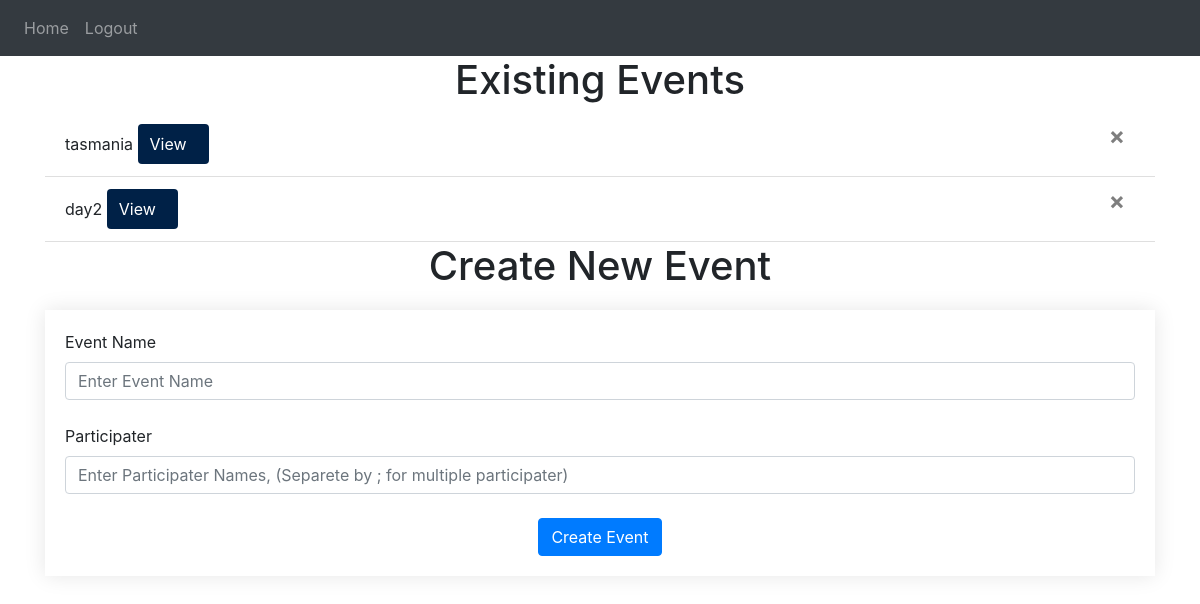
Page / (signed in) on the earlier database version.
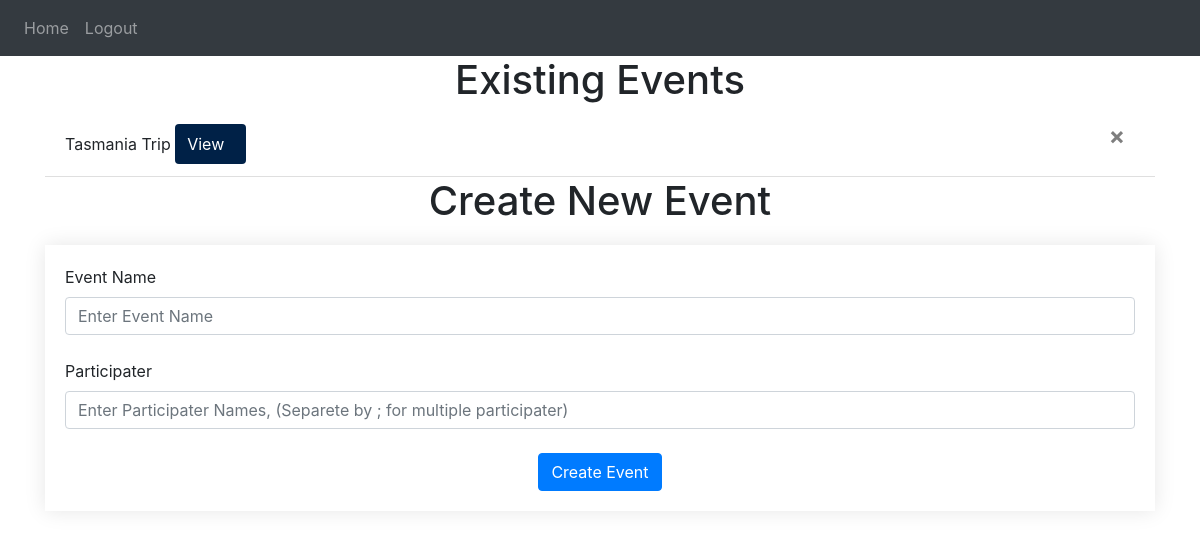
Same page on the later database version.
### website/models.py (models this page shows)
class Note(db.Model):
    id = db.Column(db.Integer, primary_key=True)
    data = db.Column(db.String(10000))
    date = db.Column(db.DateTime(timezone=True), default=func.now())
    user_id = db.Column(db.Integer, db.ForeignKey('user.id'))
    users = db.Column(db.String(50))
    transactions = db.relationship('Transaction')

### website/views.py (the view, shortened to what this page needs)
@views.route('/',methods = ['GET', 'POST'])
@login_required
def home():
    return render_template("home.html", user=current_user)

### website/__init__.py (called while the page is built)
def create_app():
    app = Flask(__name__)
    app.config['SECRET_KEY'] = 'dsahfkadfakjdf askdfha'
    app.config['SQLALCHEMY_DATABASE_URI'] = os.environ.get("DATABASE_URI")
    db.init_app(app)
    from .views import views
    from .auth import auth
    app.register_blueprint(views,url_prefix='/')
    app.register_blueprint(auth,url_prefix='/')
    from .models import User, Note, Transaction
    with app.app_context():
        db.create_all()
        print('created database')
    login_manager = LoginManager()
    login_manager.login_view = 'auth.login'
    login_manager.init_app(app)
    @login_manager.user_loader
    def load_user(id):
        return User.query.get(int(id))
    return app

### website/templates/home.html
{% extends "base.html" %} {% block title %}Home{% endblock %}
{% block content %}
<h1 align="center">Existing Events</h1>
<ul class="list-group list-group-flush" id="notes">
  {% for note in user.notes %}
  <li class="list-group-item">
    {{ note.data}}
    <button  type="button" onClick="getEvent({{ note.id }})" > <span aria-hidden="true">View</span> </button>
    <button type="button" class="close" onClick="deleteNote({{ note.id }})">
      <span aria-hidden="true">&times;</span>
    </button>
  </li>
  {% endfor %}
</ul>
<h1 align="center">Create New Event</h1>
<form method="POST">
  <label for="event">Event Name</label>
    <input
      type="text"
      class="form-control"
      name="note" id="note"
      placeholder="Enter Event Name"
    />
  <br />
  <label for="event">Participater</label>
    <input
      type="text"
      class="form-control"
      name="users" id="users"
      placeholder="Enter Participater Names, (Separete by ; for multiple participater)"
    />
  <br />
  <div align="center">
    <button type="submit" class="btn btn-primary">Create Event</button>
  </div>
</form>
{% endblock %}

### website/templates/base.html (shortened to what this page needs)
<!DOCTYPE html>
<html lang="en">
<head>
    <link
      rel="stylesheet"
      href="https://stackpath.bootstrapcdn.com/bootstrap/4.4.1/css/bootstrap.min.css"
    />
    <link
      rel="stylesheet"
      href="https://stackpath.bootstrapcdn.com/font-awesome/4.7.0/css/font-awesome.min.css"
    />
</head>
<body>
    <nav class="navbar navbar-expand-lg navbar-dark bg-dark">
      <div class="collapse navbar-collapse" id="navbar">
        <div class="navbar-nav">
          {% if user.is_authenticated %}
          <a class="nav-item nav-link" id="home" href="/">Home</a>
          <a class="nav-item nav-link" id="logout" href="/logout">Logout</a>
          {% else %}
          <a class="nav-item nav-link" id="login" href="/login">Login</a>
          <a class="nav-item nav-link" id="signUp" href="/sign-up">Sign Up</a>
          {% endif %}
        </div>
      </div>
    </nav>
    <div class="container">
      {% block content %} {% endblock %}
    </div>
</body>
</html>

### website/templates/base.html (style rules this page uses)
form { margin: 20px auto; background-color: #fff; box-shadow: 0 0 20px rgba(0, 0, 0, 0.1); padding: 20px; }
ul { margin: 0; padding: 0; list-style: none; }
li { display: flex; align-items: center; justify-content: space-between; padding: 12px 15px; background-color: #fff; border-bottom: 1px solid #ddd; }
li span:first-child { flex: 1; margin-right: 10px; }
button { background-color: #002147; color: #fff; border: none; padding: 8px 12px; border-radius: 4px; cursor: pointer; transition: background-color 0.3s ease; }

Differences in the rows shown:
removed Note: data "day2"
changed Note: data "tasmania" → "Tasmania Trip"
